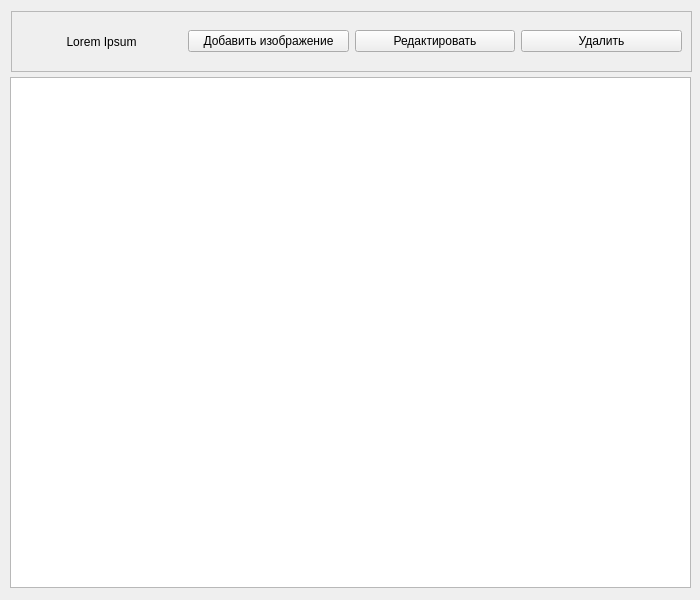
<?xml version="1.0" encoding="UTF-8"?>
<ui version="4.0">
 <class>AlbumWidget</class>
 <widget class="QWidget" name="AlbumWidget">
  <property name="geometry">
   <rect>
    <x>0</x>
    <y>0</y>
    <width>700</width>
    <height>600</height>
   </rect>
  </property>
  <property name="sizePolicy">
   <sizepolicy hsizetype="Fixed" vsizetype="Fixed">
    <horstretch>0</horstretch>
    <verstretch>0</verstretch>
   </sizepolicy>
  </property>
  <property name="windowTitle">
   <string>Form</string>
  </property>
  <widget class="QFrame" name="albumInfoFrame">
   <property name="geometry">
    <rect>
     <x>11</x>
     <y>11</y>
     <width>681</width>
     <height>61</height>
    </rect>
   </property>
   <property name="sizePolicy">
    <sizepolicy hsizetype="Fixed" vsizetype="Fixed">
     <horstretch>0</horstretch>
     <verstretch>0</verstretch>
    </sizepolicy>
   </property>
   <property name="frameShape">
    <enum>QFrame::StyledPanel</enum>
   </property>
   <property name="frameShadow">
    <enum>QFrame::Raised</enum>
   </property>
   <layout class="QHBoxLayout" name="horizontalLayout">
    <item>
     <widget class="QLabel" name="albumName">
      <property name="text">
       <string>Lorem Ipsum</string>
      </property>
      <property name="alignment">
       <set>Qt::AlignCenter</set>
      </property>
     </widget>
    </item>
    <item>
     <widget class="QPushButton" name="addPictureButton">
      <property name="minimumSize">
       <size>
        <width>0</width>
        <height>0</height>
       </size>
      </property>
      <property name="text">
       <string>Добавить изображение</string>
      </property>
      <property name="icon">
       <iconset resource="gallery-desktop.qrc">
        <normaloff>:/res/icons/photo-add.png</normaloff>:/res/icons/photo-add.png</iconset>
      </property>
     </widget>
    </item>
    <item>
     <widget class="QPushButton" name="editButton">
      <property name="minimumSize">
       <size>
        <width>0</width>
        <height>0</height>
       </size>
      </property>
      <property name="text">
       <string>Редактировать</string>
      </property>
      <property name="icon">
       <iconset resource="gallery-desktop.qrc">
        <normaloff>:/res/icons/album-edit.png</normaloff>:/res/icons/album-edit.png</iconset>
      </property>
     </widget>
    </item>
    <item>
     <widget class="QPushButton" name="deleteButton">
      <property name="minimumSize">
       <size>
        <width>0</width>
        <height>0</height>
       </size>
      </property>
      <property name="text">
       <string>Удалить</string>
      </property>
      <property name="icon">
       <iconset resource="gallery-desktop.qrc">
        <normaloff>:/res/icons/photo-delete.png</normaloff>:/res/icons/photo-delete.png</iconset>
      </property>
     </widget>
    </item>
   </layout>
  </widget>
  <widget class="QListView" name="thumbnailListView">
   <property name="geometry">
    <rect>
     <x>10</x>
     <y>77</y>
     <width>681</width>
     <height>511</height>
    </rect>
   </property>
   <property name="sizePolicy">
    <sizepolicy hsizetype="Fixed" vsizetype="Fixed">
     <horstretch>0</horstretch>
     <verstretch>0</verstretch>
    </sizepolicy>
   </property>
  </widget>
 </widget>
 <resources>
  <include location="gallery-desktop.qrc"/>
 </resources>
 <connections/>
</ui>
